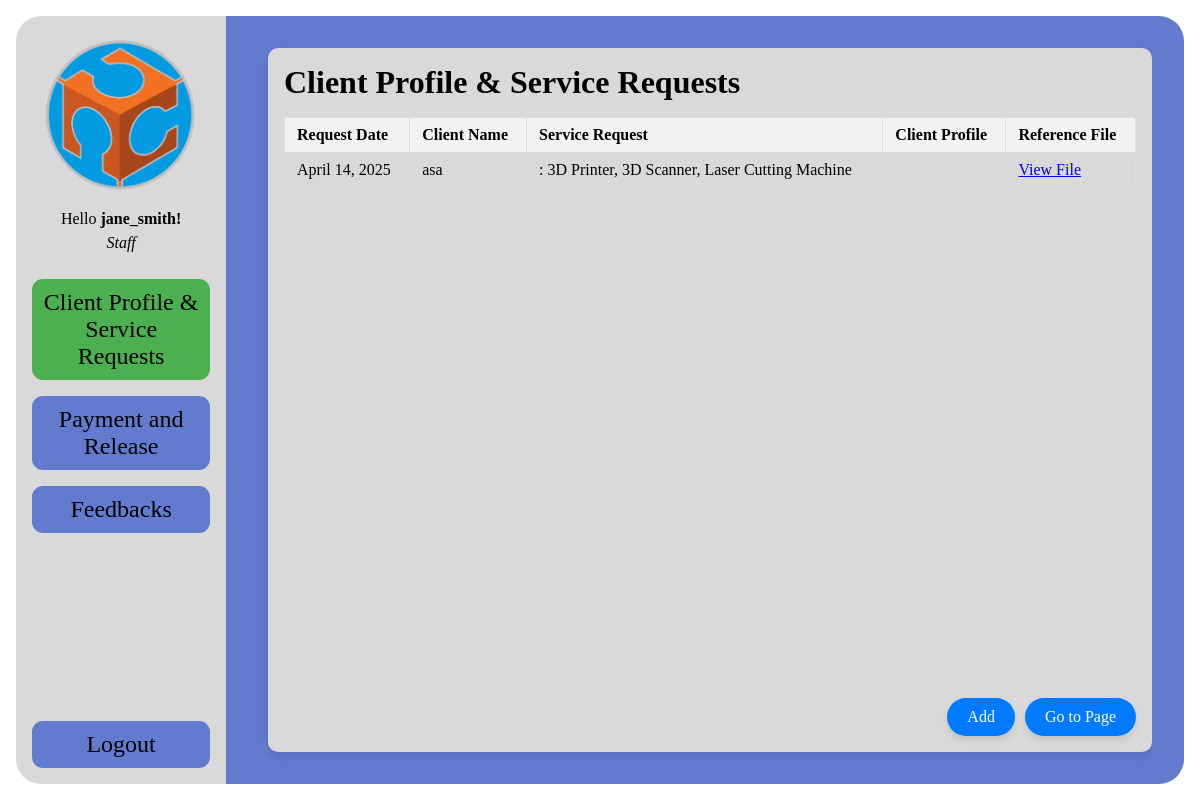
The page /staff-home.php?login=success (signed in) on the database as committed earlier.
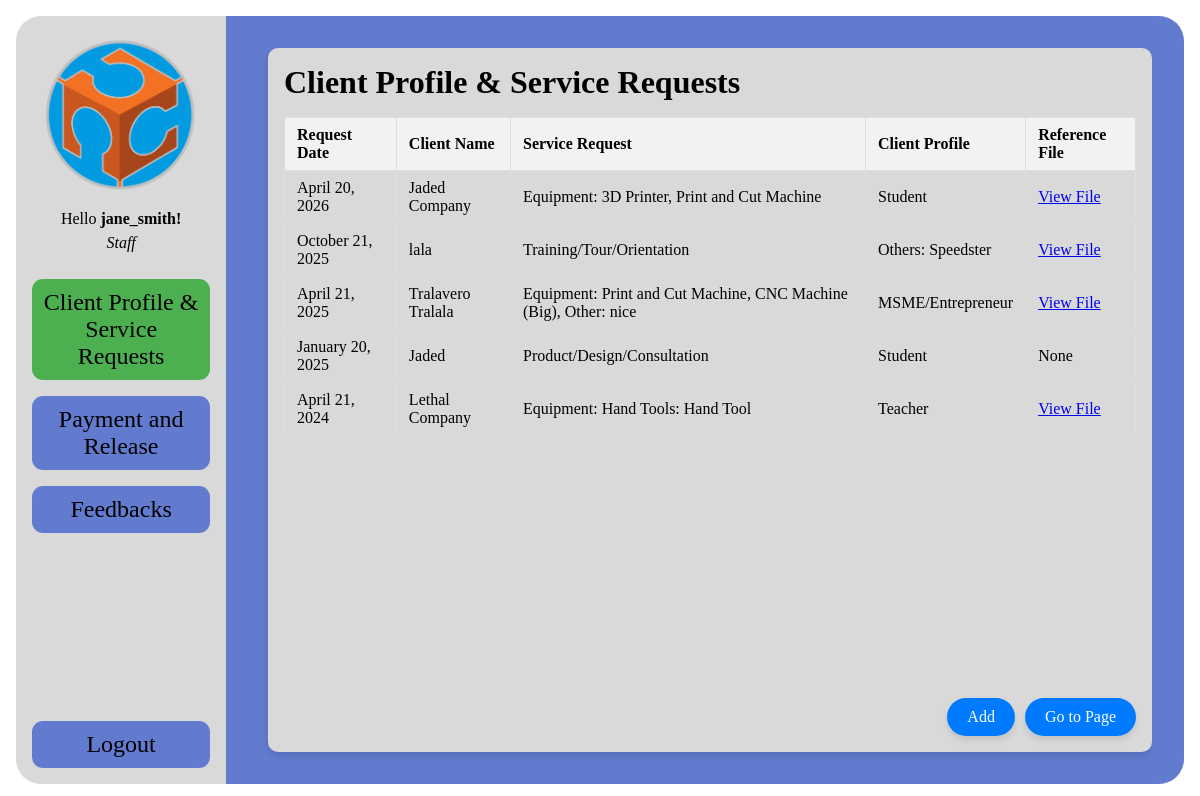
The same page on the database as committed later.
### tables this page shows
CREATE TABLE `job_requests` (
  `id` int(11) NOT NULL,
  `personal_name` varchar(255) NOT NULL,
  `request_date` date NOT NULL,
  `client_name` varchar(100) NOT NULL,
  `address` varchar(255) NOT NULL,
  `gender` varchar(50) NOT NULL,
  `gender_optional` varchar(255) DEFAULT NULL,
  `age` int(11) NOT NULL,
  `designation` varchar(50) NOT NULL,
  `designation_other` varchar(255) DEFAULT NULL,
  `company` varchar(255) NOT NULL,
  `service_requested` text NOT NULL,
  `contact_number` varchar(20) NOT NULL,
  `equipment` text DEFAULT NULL,
  `hand_tools_other` varchar(255) DEFAULT NULL,
  `equipment_other` varchar(255) DEFAULT NULL,
  `consultation_mode` varchar(50) DEFAULT NULL,
  `consultation_schedule` varchar(255) DEFAULT NULL,
  `equipment_schedule` datetime DEFAULT NULL,
  `work_description` text NOT NULL,
  `personnel_name` varchar(255) DEFAULT NULL,
  `personnel_date` date DEFAULT NULL,
  `reference_file` varchar(255) DEFAULT NULL,
  `created_at` timestamp NOT NULL DEFAULT current_timestamp(),
  `updated_at` timestamp NOT NULL DEFAULT current_timestamp() ON UPDATE current_timestamp()
);

### fetch-job_requests-handler.php (called while the page is built, shortened)
<?php
include 'config.php';
$sql = "SELECT * FROM job_requests ORDER BY request_date DESC";
$result = $conn->query($sql);
$jobRequests = [];
if ($result->num_rows > 0) {
    while ($row = $result->fetch_assoc()) {
        $jobRequests[] = $row;
    }
}
?>

### staff-home.php (the view, shortened to what this page needs)
<?php
include 'header.php';
include 'fetch-feedback-handler.php';
include 'fetch-job_requests-handler.php';
?>
<div class="container">
    <div class="container-left">
        <div class="header">
            <img src="FABLAB_LOGO.png" alt="Description of image" class="admin-image">
            <div class="header-text">
                <p>Hello <b><?php echo htmlspecialchars($_SESSION['staff_name']); ?>!</b></p>
                <p>Staff</p>
            </div>
        </div>
        <div class="user-content">
            <div class="button" onclick="showTab('job-description', 'Client Profile and Service Requests')">
                <p>Client Profile & Service Requests</p>
            </div>
            <div class="button" onclick="showTab('billing', 'Payment and Release')">
                <p>Payment and Release</p>
            </div>
            <div class="button" onclick="showTab('feedback', 'Feedbacks')">
                <p>Feedbacks</p>
            </div>
        </div>
        <div class="button" onclick="location.href='logout.php'">
            <p class="logout">Logout</p>
        </div>
    </div>
    <div class="container-right">
        <div class="contents">
            <div class="contents-box">
                <div class="job-request-content active" id="job-description">
                    <h1 class="content-title">Client Profile & Service Requests</h1>
                    <table>
                        <thead>
                            <tr>
                                <th>Request Date</th>
                                <th>Client Name</th>
                                <th>Service Request</th>
                                <th>Client Profile</th>
                                <th>Reference File</th>
                            </tr>
                        </thead>
                        <tbody>
                            <?php foreach ($jobRequests as $request): ?>
                                <tr>
                                    <td><?= date("F d, Y", strtotime($request['request_date'])) ?></td>
                                    <td><?= htmlspecialchars($request['client_name']) ?></td>
                                    <td>
                                        <?php
                                        $serviceRequest = htmlspecialchars($request['service_requested']);
                                        if (!empty($request['equipment'])) {
                                            $serviceRequest .= ": " . htmlspecialchars($request['equipment']);
                                        }
                                        if (!empty($request['hand_tools_other'])) {
                                            $serviceRequest .= ": " . htmlspecialchars($request['hand_tools_other']);
                                        }
                                        if (!empty($request['equipment_other'])) {
                                            $serviceRequest .= ": " . htmlspecialchars($request['equipment_other']);
                                        }
                                        echo $serviceRequest;
                                        ?>
                                    </td>
                                    <td>
                                        <?php
                                        $designation = htmlspecialchars($request['designation']);
                                        if ($designation === "Others" && !empty($request['designation_other'])) {
                                            $designation .= ": " . htmlspecialchars($request['designation_other']);
                                        }
                                        echo $designation;
                                        ?>
                                    </td>
                                    <td>
                                        <?php if (!empty($request['reference_file'])): ?>
                                            <a href="uploads/job-requests/<?= htmlspecialchars($request['reference_file']) ?>" class="ref-link" target="_blank">View File</a>
                                        <?php else: ?>
                                            None
                                        <?php endif; ?>
                                    </td>
                                </tr>
                            <?php endforeach; ?>
                        </tbody>
                    </table>
                </div>
            </div>
            <div class="floating-buttons">
                <div class="floating-add-button" onclick="handleAddButton()">Add</div>
                <div class="floating-redirect-button" onclick="redirectToPage()">Go to Page</div>
            </div>
        </div>
    </div>
</div>
</body>
</html>

### header.php (shortened to what this page needs)
<!DOCTYPE html>
<html lang="en">
<head>
    <link rel="stylesheet" href="style.css">
    <link rel="stylesheet" href="https://cdnjs.cloudflare.com/ajax/libs/font-awesome/6.0.0-beta3/css/all.min.css">
</head>
<body>

### style.css (style rules this page uses)
body, html { margin: 0; height: 100%; overflow: hidden; }
p { margin: 0; }
.container { display: flex; height: 100vh; padding: 2rem; box-sizing: border-box; position: relative; }
.container { display: flex; height: 100vh; padding: 1rem; box-sizing: border-box; position: relative; overflow: visible; }
.container-left { width: 18%; background-color: #D9D9D9; border-top-left-radius: 25px; border-bottom-left-radius: 25px; margin-right: 1rem; display: flex; flex-direction: column; position: relative; z-index: 2; }
.container-right { background-color: #627BCE; display: flex; flex-direction: column; overflow: hidden; position: absolute; top: 0; right: 0; bottom: 0; left: 17%; z-index: 1; padding: 0 2rem; margin: 1rem 1rem 1rem 0; box-sizing: border-box; border-top-right-radius: 25px; border-bottom-right-radius: 25px; }
.header { flex: 2; display: flex; flex-direction: column; justify-content: center; align-items: center; padding: 1.5rem; padding-bottom: 0.5rem; gap: 1rem; }
.header-text { text-align: center; line-height: 1.5; }
.header-text p:last-child { font-style: italic; }
.user-content { flex: 8; display: flex; flex-direction: column; padding: 1rem; gap: 1rem; }
.contents { flex: 18; display: flex; flex-direction: column; overflow: auto; box-sizing: border-box; }
.contents-box { position: relative; flex: 1; background-color: #D9D9D9; padding: 1rem; border-radius: 10px; box-shadow: 0 4px 8px rgba(0, 0, 0, 0.1); box-sizing: border-box; margin: 2rem 0 2rem 2rem; height: 400px; overflow-y: auto; }
.content-title { margin: 0 0 1rem 0; }
table { width: 100%; border-collapse: collapse; }
th, td { padding: 8px 12px; border: 1px solid #ddd; text-align: left; max-width: 50vw; }
th { background-color: #f2f2f2; }
.user-content .button { text-align: center; background-color: #627BCE; padding: 10px; font-size: 1.5rem; border-radius: 11px; cursor: pointer; transition: background-color 0.3s; }
.user-content .button:hover, .user-content .button.active { background-color: #4CAF50; }
.admin-image { max-width: 100%; height: auto; width: 150px; margin: 0 auto; display: block; }
.job-request-content { display: none; }
.job-request-content.active { display: block; }
.logout { text-align: center; background-color: rgb(98, 123, 206); font-size: 1.5rem; cursor: pointer; padding: 10px; margin: 0 1rem 1rem; border-radius: 11px; }
.floating-buttons { position: fixed; bottom: 4rem; right: 4rem; display: flex; gap: 10px; z-index: 1000; }
.floating-add-button, .floating-redirect-button { background-color: #007bff; color: white; padding: 10px 20px; border-radius: 50px; box-shadow: 0 4px 6px rgba(0, 0, 0, 0.1); cursor: pointer; font-size: 16px; text-align: center; transition: background-color 0.3s ease; }

Rows that differ between the two databases and show on the page:
removed job_requests: request_date "April 14, 2025", client_name "asa", serviceRequest ": 3D Printer, 3D Scanner, Laser Cutting Machine"
added job_requests: request_date "April 20, 2026", client_name "Jaded Company", serviceRequest "Equipment: 3D Printer, Print and Cut Machine", designation "Student"
added job_requests: request_date "October 21, 2025", client_name "lala", service_requested "Training/Tour/Orientation", designation "Others: Speedster"
added job_requests: request_date "April 21, 2025", client_name "Tralavero Tralala", serviceRequest "Equipment: Print and Cut Machine, CNC Machine (Big), Other: nice", designation "MSME/Entrepreneur"
added job_requests: request_date "January 20, 2025", client_name "Jaded", service_requested "Product/Design/Consultation", designation "Student", shows "None"
added job_requests: request_date "April 21, 2024", client_name "Lethal Company", serviceRequest "Equipment: Hand Tools: Hand Tool", designation "Teacher"
